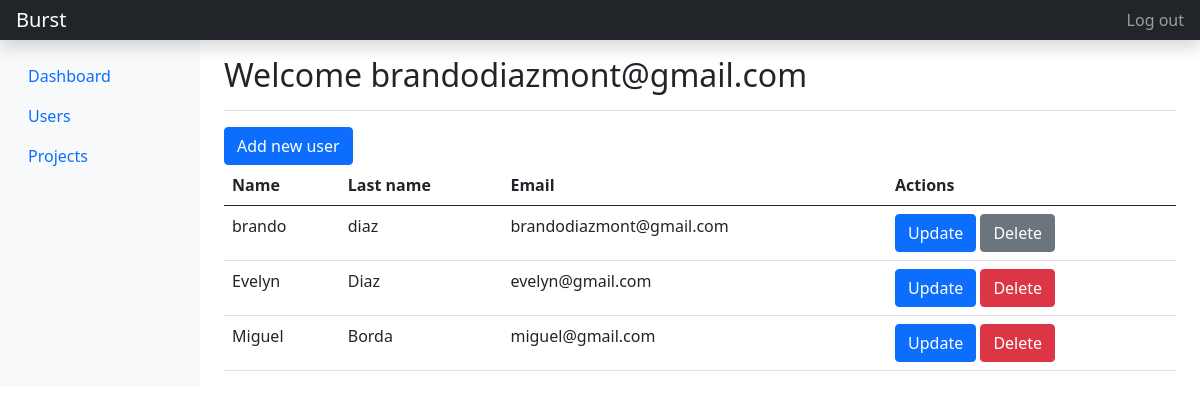
The app's page /accounts/users/list (signed in) with its own data.
### apps/users/models.py (models this page shows, shortened)
class Base(models.Model):
    created_at = models.DateTimeField(auto_now_add=True)
    updated_at = models.DateTimeField(auto_now=True)
    status=models.BooleanField("status", default=True)
    class Meta:
        abstract = True

class Company(Base):
    name=models.CharField("name", max_length=250)
    class Meta:
        verbose_name = 'Company'
        verbose_name_plural = 'Companies'

class Profile(Base):
    user = models.OneToOneField(User, on_delete=models.CASCADE, verbose_name="user")
    company = models.ForeignKey(Company, on_delete=models.CASCADE, verbose_name='company')
    mobile_number = models.CharField("mobile number", max_length=250, null=True, blank=True)
    file_1 = models.FileField(upload_to='documents/%Y/%m/%d', null=True, blank=True)
    file_2 =  models.FileField(upload_to='documents/%Y/%m/%d', null=True, blank=True)

### apps/users/views.py (the view)
# urls.py: path('users/list', UsersListView.as_view(), name='users_list'),
class UsersListView(LoginRequiredMixin, View):
    def get(self, request):
        template_name = 'dashboard/users_list.html'
        context = {
            'company': Company.objects.get(id=request.user.profile.company.id),
            'profiles': Profile.objects.filter(company=request.user.profile.company),
        }
        return render(request, template_name, context)

### templates/dashboard/users_list.html
{% extends 'base.html' %}
{% block content %}
{% include 'dashboard/modules/header.html' %}
<div class="container-fluid">
    <div class="row">
        {% include 'dashboard/modules/sidebar_nav.html' %}
        <main class="col-md-9 ms-sm-auto col-lg-10 px-md-4">
            <div
                class="d-flex justify-content-between flex-wrap flex-md-nowrap align-items-center pt-3 pb-2 mb-3 border-bottom">
                <h1 class="h2">Welcome {{ user.get_username }}</h1>
            </div>
            {% if perms.users %}
            <a class="btn btn-primary" href="{% url 'user_create' %}">Add new user</a>
            {% endif %}
            <table class="table">
                <thead>
                    <tr>
                        <th scope="col">Name</th>
                        <th scope="col">Last name</th>
                        <th scope="col">Email</th>
                        <th scope="col">Actions</th>
                    </tr>
                </thead>
                <tbody>
                    {% if profiles and perms.users %}
                    {% for profile in profiles %}
                    <tr>
                        <td>{{profile.user.first_name}}</td>
                        <td>{{profile.user.last_name}}</td>
                        <td>{{profile.user.email}}</td>
                        <td>
                            <a class="btn btn-primary" href="{% url 'user_update' profile.id %}">Update</a>
                            <a class="btn {% if profile.user.id == user.id %}btn-secondary{% else %}btn-danger {% endif %}" href="{% if profile.user.id == user.id %}#{% else %}{% url 'user_delete' profile.user.id %}{% endif %}">Delete</a>
                        </td>
                    </tr>
                    {% endfor %}
                    {% else %}
                    <tr>
                        <td colspan="4">{% if perms.users %}Without results{% else %}You need permissions to see the users{% endif %}</td>
                    </tr>
                    {% endif %}
                </tbody>
            </table>
        </main>
    </div>
</div>
{% endblock %}

### templates/base.html (shortened to what this page needs)
{% load static %}
<!DOCTYPE html>
<html lang="en">
<head>
    <link href="https://cdn.jsdelivr.net/npm/bootstrap@5.0.2/dist/css/bootstrap.min.css" rel="stylesheet">
</head>
<body>
    {% block content %}
    {% endblock %}
</body>
</html>

### templates/dashboard/modules/header.html (shortened to what this page needs)
<header class="navbar navbar-dark sticky-top bg-dark flex-md-nowrap p-0 shadow">
    <a class="navbar-brand col-md-3 col-lg-2 me-0 px-3" href="#">{{company.name}}</a>
    <div class="navbar-nav">
        <div class="nav-item text-nowrap">
            <a class="nav-link px-3" href="{% url 'logout' %}">Log out</a>
        </div>
    </div>
</header>

### templates/dashboard/modules/sidebar_nav.html (shortened to what this page needs)
<nav id="sidebarMenu" class="col-md-3 col-lg-2 d-md-block bg-light sidebar collapse">
    <div class="position-sticky pt-3">
        <ul class="nav flex-column">
            <li class="nav-item">
                <a class="nav-link active" aria-current="page" href="{% url 'dashboard' %}">
                    Dashboard
                </a>
            </li>
            <li class="nav-item">
                <a class="nav-link active" aria-current="page" href="{% url 'users_list' %}">
                    Users
                </a>
            </li>
            <li class="nav-item">
                <a class="nav-link active" aria-current="page" href="{% url 'projects_list' %}">
                    Projects
                </a>
            </li>
        </ul>
    </div>
</nav>

### records on screen
Company: name "Burst"
Profile: user.first_name "brando", user.last_name "diaz", user.email "brandodiazmont@gmail.com"
Profile: user.first_name "Evelyn", user.last_name "Diaz", user.email "evelyn@gmail.com"
Profile: user.first_name "Miguel", user.last_name "Borda", user.email "miguel@gmail.com"

### other values on screen
{{ user.get_username }} "brandodiazmont@gmail.com"
